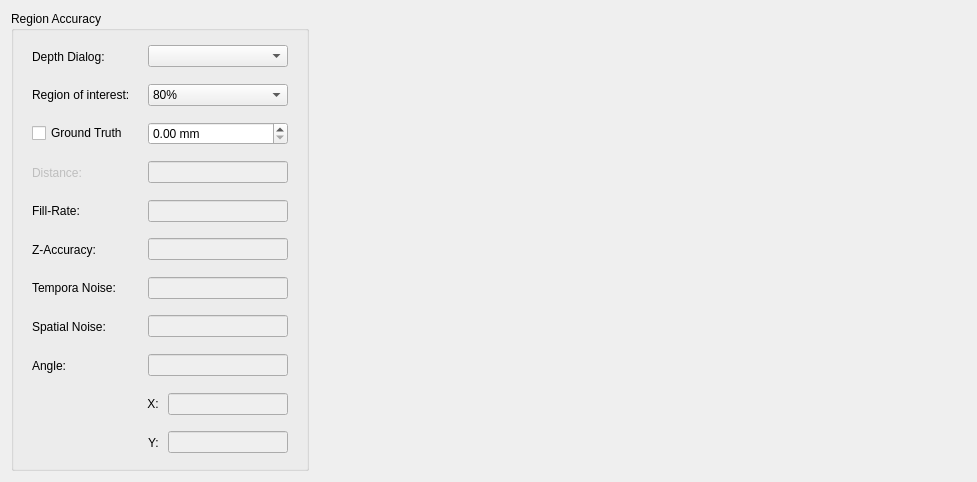
<?xml version="1.0" encoding="UTF-8"?>
<ui version="4.0">
 <class>CVideoDeviceDepthAccuracyWidget</class>
 <widget class="QWidget" name="CVideoDeviceDepthAccuracyWidget">
  <property name="geometry">
   <rect>
    <x>0</x>
    <y>0</y>
    <width>977</width>
    <height>482</height>
   </rect>
  </property>
  <property name="sizePolicy">
   <sizepolicy hsizetype="Fixed" vsizetype="Preferred">
    <horstretch>0</horstretch>
    <verstretch>0</verstretch>
   </sizepolicy>
  </property>
  <property name="minimumSize">
   <size>
    <width>977</width>
    <height>0</height>
   </size>
  </property>
  <property name="maximumSize">
   <size>
    <width>977</width>
    <height>16777215</height>
   </size>
  </property>
  <property name="windowTitle">
   <string>Form</string>
  </property>
  <layout class="QHBoxLayout" name="horizontalLayout_6">
   <item>
    <widget class="QGroupBox" name="groupBox_region_accuracy">
     <property name="sizePolicy">
      <sizepolicy hsizetype="Fixed" vsizetype="Preferred">
       <horstretch>0</horstretch>
       <verstretch>0</verstretch>
      </sizepolicy>
     </property>
     <property name="title">
      <string>Region Accuracy</string>
     </property>
     <layout class="QVBoxLayout" name="verticalLayout_2">
      <item>
       <widget class="QWidget" name="widget_depth_accuracy_stream" native="true">
        <property name="sizePolicy">
         <sizepolicy hsizetype="Fixed" vsizetype="Preferred">
          <horstretch>0</horstretch>
          <verstretch>0</verstretch>
         </sizepolicy>
        </property>
        <layout class="QHBoxLayout" name="horizontalLayout_5">
         <property name="topMargin">
          <number>3</number>
         </property>
         <property name="bottomMargin">
          <number>3</number>
         </property>
         <item>
          <widget class="QLabel" name="label_title_depth_accuracy_stream">
           <property name="sizePolicy">
            <sizepolicy hsizetype="Fixed" vsizetype="Preferred">
             <horstretch>0</horstretch>
             <verstretch>0</verstretch>
            </sizepolicy>
           </property>
           <property name="minimumSize">
            <size>
             <width>110</width>
             <height>0</height>
            </size>
           </property>
           <property name="maximumSize">
            <size>
             <width>110</width>
             <height>16777215</height>
            </size>
           </property>
           <property name="text">
            <string>Depth Dialog:</string>
           </property>
          </widget>
         </item>
         <item>
          <widget class="QComboBox" name="comboBox_depth_accuracy_stream">
           <property name="sizePolicy">
            <sizepolicy hsizetype="Fixed" vsizetype="Fixed">
             <horstretch>0</horstretch>
             <verstretch>0</verstretch>
            </sizepolicy>
           </property>
           <property name="minimumSize">
            <size>
             <width>140</width>
             <height>0</height>
            </size>
           </property>
           <property name="maximumSize">
            <size>
             <width>140</width>
             <height>16777215</height>
            </size>
           </property>
          </widget>
         </item>
        </layout>
       </widget>
      </item>
      <item>
       <widget class="QWidget" name="widget_depth_accuracy_roi" native="true">
        <property name="sizePolicy">
         <sizepolicy hsizetype="Fixed" vsizetype="Preferred">
          <horstretch>0</horstretch>
          <verstretch>0</verstretch>
         </sizepolicy>
        </property>
        <layout class="QHBoxLayout" name="horizontalLayout">
         <property name="topMargin">
          <number>3</number>
         </property>
         <property name="bottomMargin">
          <number>3</number>
         </property>
         <item>
          <widget class="QLabel" name="label_title_depth_accuracy_roi">
           <property name="sizePolicy">
            <sizepolicy hsizetype="Fixed" vsizetype="Preferred">
             <horstretch>0</horstretch>
             <verstretch>0</verstretch>
            </sizepolicy>
           </property>
           <property name="minimumSize">
            <size>
             <width>110</width>
             <height>0</height>
            </size>
           </property>
           <property name="maximumSize">
            <size>
             <width>110</width>
             <height>16777215</height>
            </size>
           </property>
           <property name="text">
            <string>Region of interest:</string>
           </property>
          </widget>
         </item>
         <item>
          <widget class="QComboBox" name="comboBox_depth_accuracy_roi">
           <property name="sizePolicy">
            <sizepolicy hsizetype="Fixed" vsizetype="Fixed">
             <horstretch>0</horstretch>
             <verstretch>0</verstretch>
            </sizepolicy>
           </property>
           <property name="minimumSize">
            <size>
             <width>140</width>
             <height>0</height>
            </size>
           </property>
           <property name="maximumSize">
            <size>
             <width>140</width>
             <height>16777215</height>
            </size>
           </property>
           <item>
            <property name="text">
             <string>80%</string>
            </property>
           </item>
           <item>
            <property name="text">
             <string>60%</string>
            </property>
           </item>
           <item>
            <property name="text">
             <string>40%</string>
            </property>
           </item>
           <item>
            <property name="text">
             <string>20%</string>
            </property>
           </item>
          </widget>
         </item>
        </layout>
       </widget>
      </item>
      <item>
       <widget class="QWidget" name="widget_depth_accuracy_ground_truth" native="true">
        <property name="sizePolicy">
         <sizepolicy hsizetype="Fixed" vsizetype="Preferred">
          <horstretch>0</horstretch>
          <verstretch>0</verstretch>
         </sizepolicy>
        </property>
        <layout class="QHBoxLayout" name="horizontalLayout_4">
         <property name="topMargin">
          <number>3</number>
         </property>
         <property name="bottomMargin">
          <number>3</number>
         </property>
         <item>
          <widget class="QCheckBox" name="checkBox_depth_accuracy_ground_truth">
           <property name="sizePolicy">
            <sizepolicy hsizetype="Fixed" vsizetype="Fixed">
             <horstretch>0</horstretch>
             <verstretch>0</verstretch>
            </sizepolicy>
           </property>
           <property name="minimumSize">
            <size>
             <width>110</width>
             <height>0</height>
            </size>
           </property>
           <property name="maximumSize">
            <size>
             <width>110</width>
             <height>16777215</height>
            </size>
           </property>
           <property name="text">
            <string>Ground Truth</string>
           </property>
          </widget>
         </item>
         <item>
          <widget class="QDoubleSpinBox" name="doubleSpinBox_depth_accuracy_ground_truth_vaule">
           <property name="sizePolicy">
            <sizepolicy hsizetype="Fixed" vsizetype="Fixed">
             <horstretch>0</horstretch>
             <verstretch>0</verstretch>
            </sizepolicy>
           </property>
           <property name="minimumSize">
            <size>
             <width>140</width>
             <height>0</height>
            </size>
           </property>
           <property name="maximumSize">
            <size>
             <width>140</width>
             <height>16777215</height>
            </size>
           </property>
           <property name="suffix">
            <string> mm</string>
           </property>
           <property name="maximum">
            <double>9999999.000000000000000</double>
           </property>
          </widget>
         </item>
        </layout>
       </widget>
      </item>
      <item>
       <widget class="QWidget" name="widget_depth_accuracy_distance" native="true">
        <property name="enabled">
         <bool>false</bool>
        </property>
        <layout class="QHBoxLayout" name="horizontalLayout_7">
         <property name="topMargin">
          <number>3</number>
         </property>
         <property name="bottomMargin">
          <number>3</number>
         </property>
         <item>
          <widget class="QLabel" name="label_title_depth_accuracy_distance">
           <property name="sizePolicy">
            <sizepolicy hsizetype="Fixed" vsizetype="Preferred">
             <horstretch>0</horstretch>
             <verstretch>0</verstretch>
            </sizepolicy>
           </property>
           <property name="minimumSize">
            <size>
             <width>110</width>
             <height>0</height>
            </size>
           </property>
           <property name="maximumSize">
            <size>
             <width>110</width>
             <height>16777215</height>
            </size>
           </property>
           <property name="text">
            <string>Distance:</string>
           </property>
          </widget>
         </item>
         <item>
          <widget class="QLineEdit" name="lineEdit_depth_accuracy_distance_value">
           <property name="enabled">
            <bool>false</bool>
           </property>
           <property name="sizePolicy">
            <sizepolicy hsizetype="Fixed" vsizetype="Fixed">
             <horstretch>0</horstretch>
             <verstretch>0</verstretch>
            </sizepolicy>
           </property>
           <property name="minimumSize">
            <size>
             <width>140</width>
             <height>0</height>
            </size>
           </property>
           <property name="maximumSize">
            <size>
             <width>140</width>
             <height>16777215</height>
            </size>
           </property>
          </widget>
         </item>
        </layout>
       </widget>
      </item>
      <item>
       <widget class="QWidget" name="widget_depth_accuracy_fill_rate" native="true">
        <property name="sizePolicy">
         <sizepolicy hsizetype="Fixed" vsizetype="Preferred">
          <horstretch>0</horstretch>
          <verstretch>0</verstretch>
         </sizepolicy>
        </property>
        <layout class="QHBoxLayout" name="horizontalLayout_2">
         <property name="topMargin">
          <number>3</number>
         </property>
         <property name="bottomMargin">
          <number>3</number>
         </property>
         <item>
          <widget class="QLabel" name="label_title_depth_accuracy_fill_rate">
           <property name="sizePolicy">
            <sizepolicy hsizetype="Fixed" vsizetype="Preferred">
             <horstretch>0</horstretch>
             <verstretch>0</verstretch>
            </sizepolicy>
           </property>
           <property name="minimumSize">
            <size>
             <width>110</width>
             <height>0</height>
            </size>
           </property>
           <property name="maximumSize">
            <size>
             <width>110</width>
             <height>16777215</height>
            </size>
           </property>
           <property name="text">
            <string>Fill-Rate:</string>
           </property>
          </widget>
         </item>
         <item>
          <widget class="QLineEdit" name="lineEdit_depth_accuracy_fill_rate_value">
           <property name="enabled">
            <bool>false</bool>
           </property>
           <property name="sizePolicy">
            <sizepolicy hsizetype="Fixed" vsizetype="Fixed">
             <horstretch>0</horstretch>
             <verstretch>0</verstretch>
            </sizepolicy>
           </property>
           <property name="minimumSize">
            <size>
             <width>140</width>
             <height>0</height>
            </size>
           </property>
           <property name="maximumSize">
            <size>
             <width>140</width>
             <height>16777215</height>
            </size>
           </property>
          </widget>
         </item>
        </layout>
       </widget>
      </item>
      <item>
       <widget class="QWidget" name="widget_depth_accuracy_z_acuracy" native="true">
        <property name="sizePolicy">
         <sizepolicy hsizetype="Fixed" vsizetype="Preferred">
          <horstretch>0</horstretch>
          <verstretch>0</verstretch>
         </sizepolicy>
        </property>
        <layout class="QHBoxLayout" name="horizontalLayout_3">
         <property name="topMargin">
          <number>3</number>
         </property>
         <property name="bottomMargin">
          <number>3</number>
         </property>
         <item>
          <widget class="QLabel" name="label_title_depth_accuracy_z_acuracy">
           <property name="sizePolicy">
            <sizepolicy hsizetype="Fixed" vsizetype="Preferred">
             <horstretch>0</horstretch>
             <verstretch>0</verstretch>
            </sizepolicy>
           </property>
           <property name="minimumSize">
            <size>
             <width>110</width>
             <height>0</height>
            </size>
           </property>
           <property name="maximumSize">
            <size>
             <width>110</width>
             <height>16777215</height>
            </size>
           </property>
           <property name="text">
            <string>Z-Accuracy:</string>
           </property>
          </widget>
         </item>
         <item>
          <widget class="QLineEdit" name="lineEdit_depth_accuracy_z_acuracy_value">
           <property name="enabled">
            <bool>false</bool>
           </property>
           <property name="sizePolicy">
            <sizepolicy hsizetype="Fixed" vsizetype="Fixed">
             <horstretch>0</horstretch>
             <verstretch>0</verstretch>
            </sizepolicy>
           </property>
           <property name="minimumSize">
            <size>
             <width>140</width>
             <height>0</height>
            </size>
           </property>
           <property name="maximumSize">
            <size>
             <width>140</width>
             <height>16777215</height>
            </size>
           </property>
          </widget>
         </item>
        </layout>
       </widget>
      </item>
      <item>
       <widget class="QWidget" name="widget_depth_tempora_noise" native="true">
        <property name="sizePolicy">
         <sizepolicy hsizetype="Fixed" vsizetype="Preferred">
          <horstretch>0</horstretch>
          <verstretch>0</verstretch>
         </sizepolicy>
        </property>
        <layout class="QHBoxLayout" name="horizontalLayout_8">
         <property name="topMargin">
          <number>3</number>
         </property>
         <property name="bottomMargin">
          <number>3</number>
         </property>
         <item>
          <widget class="QLabel" name="label_title_depth_tempora_noise">
           <property name="sizePolicy">
            <sizepolicy hsizetype="Fixed" vsizetype="Preferred">
             <horstretch>0</horstretch>
             <verstretch>0</verstretch>
            </sizepolicy>
           </property>
           <property name="minimumSize">
            <size>
             <width>110</width>
             <height>0</height>
            </size>
           </property>
           <property name="maximumSize">
            <size>
             <width>110</width>
             <height>16777215</height>
            </size>
           </property>
           <property name="text">
            <string>Tempora Noise:</string>
           </property>
          </widget>
         </item>
         <item>
          <widget class="QLineEdit" name="lineEdit_depth_tempora_noise">
           <property name="enabled">
            <bool>false</bool>
           </property>
           <property name="sizePolicy">
            <sizepolicy hsizetype="Fixed" vsizetype="Fixed">
             <horstretch>0</horstretch>
             <verstretch>0</verstretch>
            </sizepolicy>
           </property>
           <property name="minimumSize">
            <size>
             <width>140</width>
             <height>0</height>
            </size>
           </property>
           <property name="maximumSize">
            <size>
             <width>140</width>
             <height>16777215</height>
            </size>
           </property>
          </widget>
         </item>
        </layout>
       </widget>
      </item>
      <item>
       <widget class="QWidget" name="widget_depth_spatial_noise" native="true">
        <property name="sizePolicy">
         <sizepolicy hsizetype="Fixed" vsizetype="Preferred">
          <horstretch>0</horstretch>
          <verstretch>0</verstretch>
         </sizepolicy>
        </property>
        <layout class="QHBoxLayout" name="horizontalLayout_9">
         <property name="topMargin">
          <number>3</number>
         </property>
         <property name="bottomMargin">
          <number>3</number>
         </property>
         <item>
          <widget class="QLabel" name="label_title_depth_spatial_noise">
           <property name="sizePolicy">
            <sizepolicy hsizetype="Fixed" vsizetype="Preferred">
             <horstretch>0</horstretch>
             <verstretch>0</verstretch>
            </sizepolicy>
           </property>
           <property name="minimumSize">
            <size>
             <width>110</width>
             <height>0</height>
            </size>
           </property>
           <property name="maximumSize">
            <size>
             <width>110</width>
             <height>16777215</height>
            </size>
           </property>
           <property name="text">
            <string>Spatial Noise:</string>
           </property>
          </widget>
         </item>
         <item>
          <widget class="QLineEdit" name="lineEdit_depth_spatial_noise">
           <property name="enabled">
            <bool>false</bool>
           </property>
           <property name="sizePolicy">
            <sizepolicy hsizetype="Fixed" vsizetype="Fixed">
             <horstretch>0</horstretch>
             <verstretch>0</verstretch>
            </sizepolicy>
           </property>
           <property name="minimumSize">
            <size>
             <width>140</width>
             <height>0</height>
            </size>
           </property>
           <property name="maximumSize">
            <size>
             <width>140</width>
             <height>16777215</height>
            </size>
           </property>
          </widget>
         </item>
        </layout>
       </widget>
      </item>
      <item>
       <widget class="QWidget" name="widget_depth_angle" native="true">
        <property name="sizePolicy">
         <sizepolicy hsizetype="Fixed" vsizetype="Preferred">
          <horstretch>0</horstretch>
          <verstretch>0</verstretch>
         </sizepolicy>
        </property>
        <layout class="QHBoxLayout" name="horizontalLayout_10">
         <property name="topMargin">
          <number>3</number>
         </property>
         <property name="bottomMargin">
          <number>3</number>
         </property>
         <item>
          <widget class="QLabel" name="label_title_depth_angle">
           <property name="sizePolicy">
            <sizepolicy hsizetype="Fixed" vsizetype="Preferred">
             <horstretch>0</horstretch>
             <verstretch>0</verstretch>
            </sizepolicy>
           </property>
           <property name="minimumSize">
            <size>
             <width>110</width>
             <height>0</height>
            </size>
           </property>
           <property name="maximumSize">
            <size>
             <width>110</width>
             <height>16777215</height>
            </size>
           </property>
           <property name="text">
            <string>Angle:</string>
           </property>
          </widget>
         </item>
         <item>
          <widget class="QLineEdit" name="lineEdit_depth_angle">
           <property name="enabled">
            <bool>false</bool>
           </property>
           <property name="sizePolicy">
            <sizepolicy hsizetype="Fixed" vsizetype="Fixed">
             <horstretch>0</horstretch>
             <verstretch>0</verstretch>
            </sizepolicy>
           </property>
           <property name="minimumSize">
            <size>
             <width>140</width>
             <height>0</height>
            </size>
           </property>
           <property name="maximumSize">
            <size>
             <width>140</width>
             <height>16777215</height>
            </size>
           </property>
          </widget>
         </item>
        </layout>
       </widget>
      </item>
      <item>
       <widget class="QWidget" name="widget_depth_angle_x" native="true">
        <property name="sizePolicy">
         <sizepolicy hsizetype="Fixed" vsizetype="Preferred">
          <horstretch>0</horstretch>
          <verstretch>0</verstretch>
         </sizepolicy>
        </property>
        <layout class="QHBoxLayout" name="horizontalLayout_11">
         <property name="leftMargin">
          <number>29</number>
         </property>
         <property name="topMargin">
          <number>3</number>
         </property>
         <property name="bottomMargin">
          <number>3</number>
         </property>
         <item>
          <widget class="QLabel" name="label_title_depth_angle_x">
           <property name="sizePolicy">
            <sizepolicy hsizetype="Fixed" vsizetype="Preferred">
             <horstretch>0</horstretch>
             <verstretch>0</verstretch>
            </sizepolicy>
           </property>
           <property name="minimumSize">
            <size>
             <width>110</width>
             <height>0</height>
            </size>
           </property>
           <property name="maximumSize">
            <size>
             <width>110</width>
             <height>16777215</height>
            </size>
           </property>
           <property name="layoutDirection">
            <enum>Qt::LeftToRight</enum>
           </property>
           <property name="text">
            <string>X: </string>
           </property>
           <property name="alignment">
            <set>Qt::AlignRight|Qt::AlignTrailing|Qt::AlignVCenter</set>
           </property>
          </widget>
         </item>
         <item>
          <widget class="QLineEdit" name="lineEdit_depth_angle_x">
           <property name="enabled">
            <bool>false</bool>
           </property>
           <property name="sizePolicy">
            <sizepolicy hsizetype="Fixed" vsizetype="Fixed">
             <horstretch>0</horstretch>
             <verstretch>0</verstretch>
            </sizepolicy>
           </property>
           <property name="minimumSize">
            <size>
             <width>120</width>
             <height>0</height>
            </size>
           </property>
           <property name="maximumSize">
            <size>
             <width>120</width>
             <height>16777215</height>
            </size>
           </property>
          </widget>
         </item>
        </layout>
       </widget>
      </item>
      <item>
       <widget class="QWidget" name="widget_depth_angle_y" native="true">
        <property name="sizePolicy">
         <sizepolicy hsizetype="Fixed" vsizetype="Preferred">
          <horstretch>0</horstretch>
          <verstretch>0</verstretch>
         </sizepolicy>
        </property>
        <layout class="QHBoxLayout" name="horizontalLayout_12">
         <property name="leftMargin">
          <number>29</number>
         </property>
         <property name="topMargin">
          <number>3</number>
         </property>
         <property name="bottomMargin">
          <number>3</number>
         </property>
         <item>
          <widget class="QLabel" name="label_title_depth_angle_y">
           <property name="sizePolicy">
            <sizepolicy hsizetype="Fixed" vsizetype="Preferred">
             <horstretch>0</horstretch>
             <verstretch>0</verstretch>
            </sizepolicy>
           </property>
           <property name="minimumSize">
            <size>
             <width>110</width>
             <height>0</height>
            </size>
           </property>
           <property name="maximumSize">
            <size>
             <width>110</width>
             <height>16777215</height>
            </size>
           </property>
           <property name="layoutDirection">
            <enum>Qt::LeftToRight</enum>
           </property>
           <property name="text">
            <string>Y: </string>
           </property>
           <property name="alignment">
            <set>Qt::AlignRight|Qt::AlignTrailing|Qt::AlignVCenter</set>
           </property>
          </widget>
         </item>
         <item>
          <widget class="QLineEdit" name="lineEdit_depth_angle_y">
           <property name="enabled">
            <bool>false</bool>
           </property>
           <property name="sizePolicy">
            <sizepolicy hsizetype="Fixed" vsizetype="Fixed">
             <horstretch>0</horstretch>
             <verstretch>0</verstretch>
            </sizepolicy>
           </property>
           <property name="minimumSize">
            <size>
             <width>120</width>
             <height>0</height>
            </size>
           </property>
           <property name="maximumSize">
            <size>
             <width>120</width>
             <height>16777215</height>
            </size>
           </property>
          </widget>
         </item>
        </layout>
       </widget>
      </item>
     </layout>
    </widget>
   </item>
   <item>
    <spacer name="horizontalSpacer">
     <property name="orientation">
      <enum>Qt::Horizontal</enum>
     </property>
     <property name="sizeHint" stdset="0">
      <size>
       <width>40</width>
       <height>20</height>
      </size>
     </property>
    </spacer>
   </item>
  </layout>
 </widget>
 <resources/>
 <connections/>
</ui>
